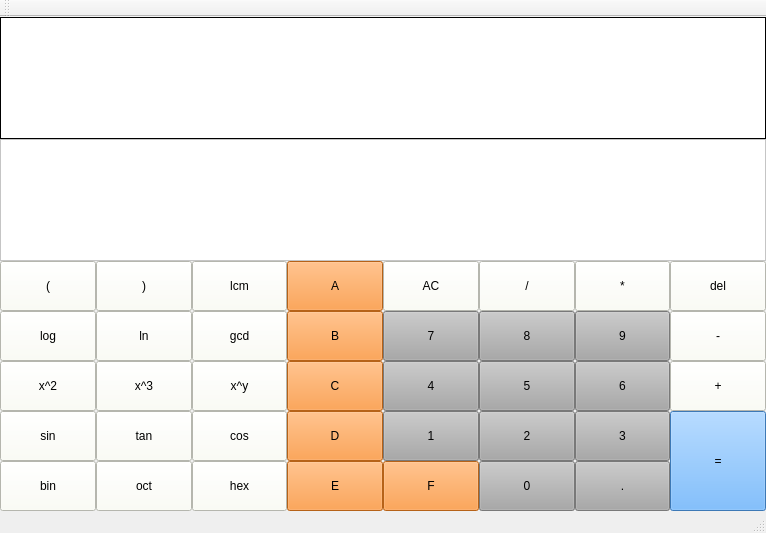
<?xml version="1.0" encoding="UTF-8"?>
<ui version="4.0">
 <class>MainWindow</class>
 <widget class="QMainWindow" name="MainWindow">
  <property name="geometry">
   <rect>
    <x>0</x>
    <y>0</y>
    <width>766</width>
    <height>533</height>
   </rect>
  </property>
  <property name="windowTitle">
   <string>MainWindow</string>
  </property>
  <widget class="QWidget" name="centralWidget">
   <layout class="QGridLayout" name="gridLayout">
    <property name="leftMargin">
     <number>0</number>
    </property>
    <property name="topMargin">
     <number>0</number>
    </property>
    <property name="rightMargin">
     <number>0</number>
    </property>
    <property name="bottomMargin">
     <number>0</number>
    </property>
    <property name="spacing">
     <number>0</number>
    </property>
    <item row="2" column="3">
     <widget class="QPushButton" name="pushButton_A">
      <property name="minimumSize">
       <size>
        <width>50</width>
        <height>50</height>
       </size>
      </property>
      <property name="styleSheet">
       <string notr="true">QPushButton { background-color:rgb(255, 137, 33)} QPushButton:hover { background-color: rgb(245, 69, 234); }</string>
      </property>
      <property name="text">
       <string>A</string>
      </property>
     </widget>
    </item>
    <item row="4" column="3">
     <widget class="QPushButton" name="pushButton_B">
      <property name="minimumSize">
       <size>
        <width>50</width>
        <height>50</height>
       </size>
      </property>
      <property name="styleSheet">
       <string notr="true">QPushButton { background-color:rgb(255, 137, 33)} QPushButton:hover { background-color: rgb(245, 69, 234); }</string>
      </property>
      <property name="text">
       <string>B</string>
      </property>
     </widget>
    </item>
    <item row="5" column="3">
     <widget class="QPushButton" name="pushButton_C">
      <property name="minimumSize">
       <size>
        <width>50</width>
        <height>50</height>
       </size>
      </property>
      <property name="styleSheet">
       <string notr="true">QPushButton { background-color:rgb(255, 137, 33)} QPushButton:hover { background-color: rgb(245, 69, 234); }</string>
      </property>
      <property name="text">
       <string>C</string>
      </property>
     </widget>
    </item>
    <item row="7" column="3">
     <widget class="QPushButton" name="pushButton_D">
      <property name="minimumSize">
       <size>
        <width>50</width>
        <height>50</height>
       </size>
      </property>
      <property name="styleSheet">
       <string notr="true">QPushButton { background-color:rgb(255, 137, 33)} QPushButton:hover { background-color: rgb(245, 69, 234); }</string>
      </property>
      <property name="text">
       <string>D</string>
      </property>
     </widget>
    </item>
    <item row="8" column="3">
     <widget class="QPushButton" name="pushButton_E">
      <property name="minimumSize">
       <size>
        <width>50</width>
        <height>50</height>
       </size>
      </property>
      <property name="styleSheet">
       <string notr="true">QPushButton { background-color:rgb(255, 137, 33)} QPushButton:hover { background-color: rgb(245, 69, 234); }</string>
      </property>
      <property name="text">
       <string>E</string>
      </property>
     </widget>
    </item>
    <item row="7" column="4">
     <widget class="QPushButton" name="pushButton_1">
      <property name="minimumSize">
       <size>
        <width>50</width>
        <height>50</height>
       </size>
      </property>
      <property name="styleSheet">
       <string notr="true">QPushButton { background-color: rgb(169, 169, 169); } QPushButton:hover { background-color: rgb(245, 69, 234); }</string>
      </property>
      <property name="text">
       <string>1</string>
      </property>
     </widget>
    </item>
    <item row="8" column="6">
     <widget class="QPushButton" name="pushButton_point">
      <property name="minimumSize">
       <size>
        <width>50</width>
        <height>50</height>
       </size>
      </property>
      <property name="styleSheet">
       <string notr="true">QPushButton { background-color: rgb(169, 169, 169); } QPushButton:hover { background-color: rgb(245, 69, 234); }</string>
      </property>
      <property name="text">
       <string>.</string>
      </property>
     </widget>
    </item>
    <item row="5" column="6">
     <widget class="QPushButton" name="pushButton_6">
      <property name="minimumSize">
       <size>
        <width>50</width>
        <height>50</height>
       </size>
      </property>
      <property name="styleSheet">
       <string notr="true">QPushButton { background-color: rgb(169, 169, 169); } QPushButton:hover { background-color: rgb(245, 69, 234); }</string>
      </property>
      <property name="text">
       <string>6</string>
      </property>
     </widget>
    </item>
    <item row="5" column="7">
     <widget class="QPushButton" name="pushButton_add">
      <property name="minimumSize">
       <size>
        <width>50</width>
        <height>50</height>
       </size>
      </property>
      <property name="styleSheet">
       <string notr="true">QPushButton { background-color: rgb(253, 255, 243)} QPushButton:hover { background-color: rgb(245, 69, 234); }</string>
      </property>
      <property name="text">
       <string>+</string>
      </property>
     </widget>
    </item>
    <item row="7" column="5">
     <widget class="QPushButton" name="pushButton_2">
      <property name="minimumSize">
       <size>
        <width>50</width>
        <height>50</height>
       </size>
      </property>
      <property name="styleSheet">
       <string notr="true">QPushButton { background-color: rgb(169, 169, 169); } QPushButton:hover { background-color: rgb(245, 69, 234); }</string>
      </property>
      <property name="text">
       <string>2</string>
      </property>
     </widget>
    </item>
    <item row="2" column="1">
     <widget class="QPushButton" name="pushButton_right">
      <property name="sizePolicy">
       <sizepolicy hsizetype="Minimum" vsizetype="Fixed">
        <horstretch>0</horstretch>
        <verstretch>0</verstretch>
       </sizepolicy>
      </property>
      <property name="minimumSize">
       <size>
        <width>50</width>
        <height>50</height>
       </size>
      </property>
      <property name="styleSheet">
       <string notr="true">QPushButton { background-color: rgb(253, 255, 243)} QPushButton:hover { background-color: rgb(245, 69, 234); }</string>
      </property>
      <property name="text">
       <string>)</string>
      </property>
     </widget>
    </item>
    <item row="7" column="6">
     <widget class="QPushButton" name="pushButton_3">
      <property name="minimumSize">
       <size>
        <width>50</width>
        <height>50</height>
       </size>
      </property>
      <property name="styleSheet">
       <string notr="true">QPushButton { background-color: rgb(169, 169, 169); } QPushButton:hover { background-color: rgb(245, 69, 234); }</string>
      </property>
      <property name="text">
       <string>3</string>
      </property>
     </widget>
    </item>
    <item row="2" column="0">
     <widget class="QPushButton" name="pushButton_left">
      <property name="enabled">
       <bool>true</bool>
      </property>
      <property name="sizePolicy">
       <sizepolicy hsizetype="Minimum" vsizetype="Fixed">
        <horstretch>0</horstretch>
        <verstretch>0</verstretch>
       </sizepolicy>
      </property>
      <property name="minimumSize">
       <size>
        <width>50</width>
        <height>50</height>
       </size>
      </property>
      <property name="styleSheet">
       <string notr="true">QPushButton { background-color: rgb(253, 255, 243)} QPushButton:hover { background-color: rgb(245, 69, 234); }</string>
      </property>
      <property name="text">
       <string>(</string>
      </property>
     </widget>
    </item>
    <item row="2" column="2">
     <widget class="QPushButton" name="pushButton_lcm">
      <property name="minimumSize">
       <size>
        <width>50</width>
        <height>50</height>
       </size>
      </property>
      <property name="styleSheet">
       <string notr="true">QPushButton { background-color: rgb(253, 255, 243)} QPushButton:hover { background-color: rgb(245, 69, 234); }</string>
      </property>
      <property name="text">
       <string>lcm</string>
      </property>
     </widget>
    </item>
    <item row="7" column="7" rowspan="2">
     <widget class="QPushButton" name="pushButton_equal">
      <property name="minimumSize">
       <size>
        <width>50</width>
        <height>100</height>
       </size>
      </property>
      <property name="styleSheet">
       <string notr="true">QPushButton { background-color: rgb(85, 170, 255)} QPushButton:hover { background-color: rgb(245, 69, 234); }</string>
      </property>
      <property name="text">
       <string>=</string>
      </property>
     </widget>
    </item>
    <item row="8" column="5">
     <widget class="QPushButton" name="pushButton_0">
      <property name="minimumSize">
       <size>
        <width>50</width>
        <height>50</height>
       </size>
      </property>
      <property name="styleSheet">
       <string notr="true">QPushButton { background-color: rgb(169, 169, 169); } QPushButton:hover { background-color: rgb(245, 69, 234); }</string>
      </property>
      <property name="text">
       <string>0</string>
      </property>
     </widget>
    </item>
    <item row="2" column="4">
     <widget class="QPushButton" name="pushButton_clr">
      <property name="minimumSize">
       <size>
        <width>50</width>
        <height>50</height>
       </size>
      </property>
      <property name="styleSheet">
       <string notr="true">QPushButton { background-color: rgb(253, 255, 243)} QPushButton:hover { background-color: rgb(245, 69, 234); }</string>
      </property>
      <property name="text">
       <string>AC</string>
      </property>
     </widget>
    </item>
    <item row="2" column="6">
     <widget class="QPushButton" name="pushButton_mul">
      <property name="minimumSize">
       <size>
        <width>50</width>
        <height>50</height>
       </size>
      </property>
      <property name="styleSheet">
       <string notr="true">QPushButton { background-color: rgb(253, 255, 243)} QPushButton:hover { background-color: rgb(245, 69, 234); }</string>
      </property>
      <property name="text">
       <string>*</string>
      </property>
     </widget>
    </item>
    <item row="2" column="5">
     <widget class="QPushButton" name="pushButton_div">
      <property name="minimumSize">
       <size>
        <width>50</width>
        <height>50</height>
       </size>
      </property>
      <property name="styleSheet">
       <string notr="true">QPushButton { background-color: rgb(253, 255, 243)} QPushButton:hover { background-color: rgb(245, 69, 234); }</string>
      </property>
      <property name="text">
       <string>/</string>
      </property>
     </widget>
    </item>
    <item row="2" column="7">
     <widget class="QPushButton" name="pushButton_del">
      <property name="minimumSize">
       <size>
        <width>50</width>
        <height>50</height>
       </size>
      </property>
      <property name="styleSheet">
       <string notr="true">QPushButton { background-color: rgb(253, 255, 243)} QPushButton:hover { background-color: rgb(245, 69, 234); }</string>
      </property>
      <property name="text">
       <string>del</string>
      </property>
     </widget>
    </item>
    <item row="4" column="6">
     <widget class="QPushButton" name="pushButton_9">
      <property name="minimumSize">
       <size>
        <width>50</width>
        <height>50</height>
       </size>
      </property>
      <property name="styleSheet">
       <string notr="true">QPushButton { background-color: rgb(169, 169, 169); } QPushButton:hover { background-color: rgb(245, 69, 234); }</string>
      </property>
      <property name="text">
       <string>9</string>
      </property>
     </widget>
    </item>
    <item row="4" column="5">
     <widget class="QPushButton" name="pushButton_8">
      <property name="minimumSize">
       <size>
        <width>50</width>
        <height>50</height>
       </size>
      </property>
      <property name="styleSheet">
       <string notr="true">QPushButton { background-color: rgb(169, 169, 169); } QPushButton:hover { background-color: rgb(245, 69, 234); }</string>
      </property>
      <property name="text">
       <string>8</string>
      </property>
     </widget>
    </item>
    <item row="4" column="4">
     <widget class="QPushButton" name="pushButton_7">
      <property name="minimumSize">
       <size>
        <width>50</width>
        <height>50</height>
       </size>
      </property>
      <property name="styleSheet">
       <string notr="true">QPushButton { background-color: rgb(169, 169, 169); } QPushButton:hover { background-color: rgb(245, 69, 234); }</string>
      </property>
      <property name="text">
       <string>7</string>
      </property>
     </widget>
    </item>
    <item row="4" column="7">
     <widget class="QPushButton" name="pushButton_sub">
      <property name="minimumSize">
       <size>
        <width>50</width>
        <height>50</height>
       </size>
      </property>
      <property name="styleSheet">
       <string notr="true">QPushButton { background-color: rgb(253, 255, 243)} QPushButton:hover { background-color: rgb(245, 69, 234); }</string>
      </property>
      <property name="text">
       <string>-</string>
      </property>
     </widget>
    </item>
    <item row="5" column="4">
     <widget class="QPushButton" name="pushButton_4">
      <property name="minimumSize">
       <size>
        <width>50</width>
        <height>50</height>
       </size>
      </property>
      <property name="styleSheet">
       <string notr="true">QPushButton { background-color: rgb(169, 169, 169); } QPushButton:hover { background-color: rgb(245, 69, 234); }</string>
      </property>
      <property name="text">
       <string>4</string>
      </property>
     </widget>
    </item>
    <item row="5" column="5">
     <widget class="QPushButton" name="pushButton_5">
      <property name="minimumSize">
       <size>
        <width>50</width>
        <height>50</height>
       </size>
      </property>
      <property name="styleSheet">
       <string notr="true">QPushButton { background-color: rgb(169, 169, 169); } QPushButton:hover { background-color: rgb(245, 69, 234); }</string>
      </property>
      <property name="text">
       <string>5</string>
      </property>
     </widget>
    </item>
    <item row="0" column="0" colspan="8">
     <widget class="QLabel" name="label">
      <property name="sizePolicy">
       <sizepolicy hsizetype="Preferred" vsizetype="Preferred">
        <horstretch>0</horstretch>
        <verstretch>0</verstretch>
       </sizepolicy>
      </property>
      <property name="styleSheet">
       <string notr="true">QLabel{background-color:rgb(255, 255, 255);}</string>
      </property>
      <property name="frameShape">
       <enum>QFrame::Box</enum>
      </property>
      <property name="frameShadow">
       <enum>QFrame::Plain</enum>
      </property>
      <property name="text">
       <string/>
      </property>
     </widget>
    </item>
    <item row="1" column="0" colspan="8">
     <widget class="QLabel" name="label2">
      <property name="enabled">
       <bool>true</bool>
      </property>
      <property name="sizePolicy">
       <sizepolicy hsizetype="Preferred" vsizetype="Preferred">
        <horstretch>0</horstretch>
        <verstretch>0</verstretch>
       </sizepolicy>
      </property>
      <property name="styleSheet">
       <string notr="true">QLabel{background-color:rgb(255, 255, 255);}</string>
      </property>
      <property name="frameShape">
       <enum>QFrame::StyledPanel</enum>
      </property>
      <property name="text">
       <string/>
      </property>
     </widget>
    </item>
    <item row="8" column="4">
     <widget class="QPushButton" name="pushButton_F">
      <property name="minimumSize">
       <size>
        <width>50</width>
        <height>50</height>
       </size>
      </property>
      <property name="styleSheet">
       <string notr="true">QPushButton { background-color:rgb(255, 137, 33)} QPushButton:hover { background-color: rgb(245, 69, 234); }</string>
      </property>
      <property name="text">
       <string>F</string>
      </property>
     </widget>
    </item>
    <item row="8" column="2">
     <widget class="QPushButton" name="pushButton_hex">
      <property name="minimumSize">
       <size>
        <width>50</width>
        <height>50</height>
       </size>
      </property>
      <property name="styleSheet">
       <string notr="true">QPushButton { background-color: rgb(253, 255, 243)} QPushButton:hover { background-color: rgb(245, 69, 234); }</string>
      </property>
      <property name="text">
       <string>hex</string>
      </property>
     </widget>
    </item>
    <item row="8" column="1">
     <widget class="QPushButton" name="pushButton_oct">
      <property name="minimumSize">
       <size>
        <width>50</width>
        <height>50</height>
       </size>
      </property>
      <property name="styleSheet">
       <string notr="true">QPushButton { background-color: rgb(253, 255, 243)} QPushButton:hover { background-color: rgb(245, 69, 234); }</string>
      </property>
      <property name="text">
       <string>oct</string>
      </property>
     </widget>
    </item>
    <item row="8" column="0">
     <widget class="QPushButton" name="pushButton_bin">
      <property name="minimumSize">
       <size>
        <width>50</width>
        <height>50</height>
       </size>
      </property>
      <property name="styleSheet">
       <string notr="true">QPushButton { background-color: rgb(253, 255, 243)} QPushButton:hover { background-color: rgb(245, 69, 234); }</string>
      </property>
      <property name="text">
       <string>bin</string>
      </property>
     </widget>
    </item>
    <item row="7" column="1">
     <widget class="QPushButton" name="pushButton_tan">
      <property name="minimumSize">
       <size>
        <width>50</width>
        <height>50</height>
       </size>
      </property>
      <property name="styleSheet">
       <string notr="true">QPushButton { background-color: rgb(253, 255, 243)} QPushButton:hover { background-color: rgb(245, 69, 234); }</string>
      </property>
      <property name="text">
       <string>tan</string>
      </property>
     </widget>
    </item>
    <item row="7" column="0">
     <widget class="QPushButton" name="pushButton_sin">
      <property name="minimumSize">
       <size>
        <width>50</width>
        <height>50</height>
       </size>
      </property>
      <property name="styleSheet">
       <string notr="true">QPushButton { background-color: rgb(253, 255, 243)} QPushButton:hover { background-color: rgb(245, 69, 234); }</string>
      </property>
      <property name="text">
       <string>sin</string>
      </property>
     </widget>
    </item>
    <item row="7" column="2">
     <widget class="QPushButton" name="pushButton_cos">
      <property name="minimumSize">
       <size>
        <width>50</width>
        <height>50</height>
       </size>
      </property>
      <property name="styleSheet">
       <string notr="true">QPushButton { background-color: rgb(253, 255, 243)} QPushButton:hover { background-color: rgb(245, 69, 234); }</string>
      </property>
      <property name="text">
       <string>cos</string>
      </property>
     </widget>
    </item>
    <item row="5" column="2">
     <widget class="QPushButton" name="pushButton_pow">
      <property name="minimumSize">
       <size>
        <width>50</width>
        <height>50</height>
       </size>
      </property>
      <property name="styleSheet">
       <string notr="true">QPushButton { background-color: rgb(253, 255, 243)} QPushButton:hover { background-color: rgb(245, 69, 234); }</string>
      </property>
      <property name="text">
       <string>x^y</string>
      </property>
     </widget>
    </item>
    <item row="5" column="1">
     <widget class="QPushButton" name="pushButton_pow3">
      <property name="minimumSize">
       <size>
        <width>50</width>
        <height>50</height>
       </size>
      </property>
      <property name="styleSheet">
       <string notr="true">QPushButton { background-color: rgb(253, 255, 243)} QPushButton:hover { background-color: rgb(245, 69, 234); }</string>
      </property>
      <property name="text">
       <string>x^3</string>
      </property>
     </widget>
    </item>
    <item row="5" column="0">
     <widget class="QPushButton" name="pushButton_pow2">
      <property name="minimumSize">
       <size>
        <width>50</width>
        <height>50</height>
       </size>
      </property>
      <property name="styleSheet">
       <string notr="true">QPushButton { background-color: rgb(253, 255, 243)} QPushButton:hover { background-color: rgb(245, 69, 234); }</string>
      </property>
      <property name="text">
       <string>x^2</string>
      </property>
     </widget>
    </item>
    <item row="4" column="0">
     <widget class="QPushButton" name="pushButton_log">
      <property name="minimumSize">
       <size>
        <width>50</width>
        <height>50</height>
       </size>
      </property>
      <property name="styleSheet">
       <string notr="true">QPushButton { background-color: rgb(253, 255, 243)} QPushButton:hover { background-color: rgb(245, 69, 234); }</string>
      </property>
      <property name="text">
       <string>log</string>
      </property>
     </widget>
    </item>
    <item row="4" column="1">
     <widget class="QPushButton" name="pushButton_ln">
      <property name="minimumSize">
       <size>
        <width>50</width>
        <height>50</height>
       </size>
      </property>
      <property name="styleSheet">
       <string notr="true">QPushButton { background-color: rgb(253, 255, 243)} QPushButton:hover { background-color: rgb(245, 69, 234); }</string>
      </property>
      <property name="text">
       <string>ln</string>
      </property>
     </widget>
    </item>
    <item row="4" column="2">
     <widget class="QPushButton" name="pushButton_gcd">
      <property name="minimumSize">
       <size>
        <width>50</width>
        <height>50</height>
       </size>
      </property>
      <property name="styleSheet">
       <string notr="true">QPushButton { background-color: rgb(253, 255, 243)} QPushButton:hover { background-color: rgb(245, 69, 234); }</string>
      </property>
      <property name="text">
       <string>gcd</string>
      </property>
     </widget>
    </item>
   </layout>
  </widget>
  <widget class="QMenuBar" name="menuBar">
   <property name="geometry">
    <rect>
     <x>0</x>
     <y>0</y>
     <width>766</width>
     <height>26</height>
    </rect>
   </property>
  </widget>
  <widget class="QToolBar" name="mainToolBar">
   <attribute name="toolBarArea">
    <enum>TopToolBarArea</enum>
   </attribute>
   <attribute name="toolBarBreak">
    <bool>false</bool>
   </attribute>
  </widget>
  <widget class="QStatusBar" name="statusBar"/>
 </widget>
 <layoutdefault spacing="6" margin="11"/>
 <resources/>
 <connections/>
</ui>
